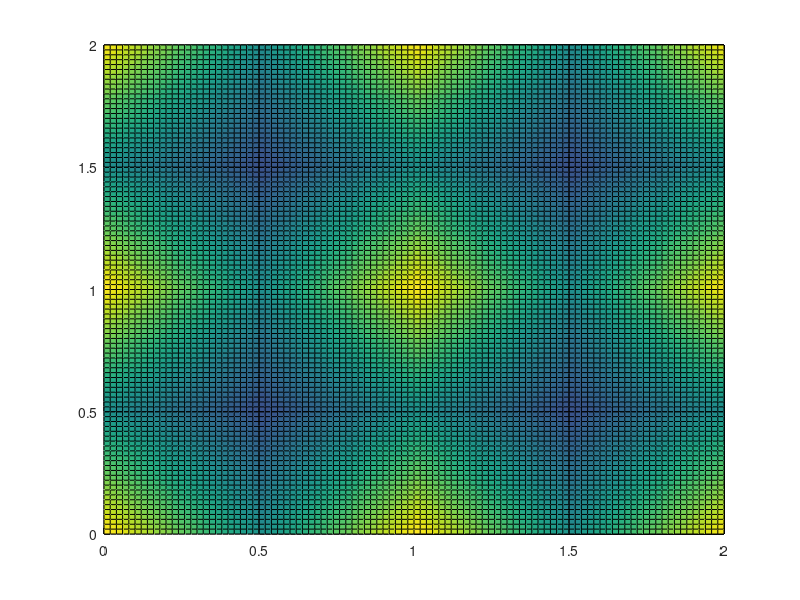

Recreate this plot in MATLAB.
function spline2D()
spline2Duniform()
%spline2Dmatrix()
return

function t=check_sanity(knot_vector,p)

  initial = knot_vector(1);
  kvsize = size(knot_vector,2);

  t = true;
  counter = 1;

  for i=1:p+1
    if (initial ~= knot_vector(i))
      t = false;
      return
    end
  end


  for i=p+2:kvsize-p-1
    if (initial == knot_vector(i))
      counter = counter + 1;
      if (counter > p)
        t = false  ;
        return
      end
    else
      initial = knot_vector(i);
      counter = 1;
    end
  end

  initial = knot_vector(kvsize);

  for i=kvsize-p:kvsize
    if (initial ~= knot_vector(i))
      t = false;
      return
    end
  end
  
  for i=1:kvsize-1
    if (knot_vector(i)>knot_vector(i+1))
      t = false;
    end
  end

  return

end


function spline2Dmatrix()
knot_vectorx=[0 1 2];

knot_vectory=[0 1 2];

precision = 0.1;

%macros
compute_nr_basis_functions = @(knot_vector,p) size(knot_vector, 2) - p - 1;
mesh   = @(a,c) [a:precision*(c-a):c];

%splines in x
px = compute_p(knot_vectorx);
tx = check_sanity(knot_vectorx,px);
nrx = compute_nr_basis_functions(knot_vectorx,px);

x_begin = knot_vectorx(1);
x_end = knot_vectorx(size(knot_vectorx,2));

x=mesh(x_begin,x_end);

%splines in y
py = compute_p(knot_vectory);
ty = check_sanity(knot_vectory,py);
nry = compute_nr_basis_functions(knot_vectorx,py);

y_begin = knot_vectory(1);
y_end = knot_vectory(size(knot_vectory,2));

y=mesh(y_begin,y_end);

%X and Y coordinates of points over the 2D mesh
[X,Y]=meshgrid(x,y);

M(1:nrx*nry,1:nrx*nry)=0.0;
hold on
for i=1:nrx
  %compute values of 
  vx=compute_spline(knot_vectorx,px,i,X);
  for j=1:nry
    vy=compute_spline(knot_vectory,py,j,Y);
    spline1=vx.*vy;
    for k=1:nrx
      %compute values of 
      vx2=compute_spline(knot_vectorx,px,k,X);
      for l=1:nry
        vy2=compute_spline(knot_vectory,py,l,Y);
        spline2=vx2.*vy2;
        crossection = spline1.*spline2;
        M(i+(j-1)*nry,k+(l-1)*nry)=M(i+(j-1)*nry,k+(l-1)*nry)+norm(crossection);
      end
    end
  end
end
crossection;
hold off

end

function spline2Duniform()
knot_vectorx=[0 0 1 2 2 ];

knot_vectory=[0 0 1 2 2];

precision = 0.01;

%macros
compute_nr_basis_functions = @(knot_vector,p) size(knot_vector, 2) - p - 1;
mesh   = @(a,c) [a:precision*(c-a):c];

%splines in x
px = compute_p(knot_vectorx);
tx = check_sanity(knot_vectorx,px);
nrx = compute_nr_basis_functions(knot_vectorx,px);

x_begin = knot_vectorx(1);
x_end = knot_vectorx(size(knot_vectorx,2));

x=mesh(x_begin,x_end);

%splines in y
py = compute_p(knot_vectorx);
ty = check_sanity(knot_vectorx,py);
nry = compute_nr_basis_functions(knot_vectorx,py);

y_begin = knot_vectory(1);
y_end = knot_vectory(size(knot_vectory,2));

y=mesh(y_begin,y_end);

%X and Y coordinates of points over the 2D mesh
[X,Y]=meshgrid(x,y);

hold on
for i=1:nrx
  %compute values of 
  vx=compute_spline(knot_vectorx,px,i,X);
  for j=1:nry
    vy=compute_spline(knot_vectory,py,j,Y);
    surf(X,Y,vx.*vy);
  end
end
hold off

end

function spline()

knot_vector=[0 0 0  1 1 2 2 2 ];

precision = 0.0001;


compute_nr_basis_functions = @(knot_vector,p) size(knot_vector, 2) - p - 1;
mesh   = @(a,c) [a:precision*(c-a):c];


p = compute_p(knot_vector);
t = check_sanity(knot_vector,p);
nr = compute_nr_basis_functions(knot_vector,p);

x_begin = knot_vector(1);
x_end = knot_vector(size(knot_vector,2));


x=mesh(x_begin,x_end);


y=compute_spline(knot_vector,p,1,x);
plot(x,y)

hold on

for i=2:nr
  y=compute_spline(knot_vector,p,i,x);
  plot(x,y)
end

hold off


end


function p=compute_p(knot_vector)

  initial = knot_vector(1);
  kvsize = size(knot_vector,2);
  i=1;

  while (i+1 < kvsize) && (initial == knot_vector(i+1))
    i=i+1;
  end
  
  p = i-1;
  
  return
end



function y=compute_spline(knot_vector,p,nr,x)
  
  fC= @(x,a,b) (x)/(b-a)-a/(b-a);
  fD= @(x,c,d) (1-x)/(d-c)+(d-1)/(d-c);
  
  
  a = knot_vector(nr);
  b = knot_vector(nr+p);
  c = knot_vector(nr+1);
  d = knot_vector(nr+p+1);

  if (p==0)
    y = 0 .* (x < a) + 1 .* (a <= x & x <= d) + 0 .* (x > d);
    return
  end
  
  lp = compute_spline(knot_vector,p-1,nr,x);
  rp = compute_spline(knot_vector,p-1,nr+1,x);
  
  if (a==b)
    y1 = 0 .* (x < a) + 1 .* (a <= x & x <= b) + 0 .* (x > b);
  else
    y1 = 0 .* (x < a) + fC(x,a,b) .* (a <= x & x <= b) + 0 .* (x > b);
  end
  
  if (c==d)
    y2 = 0 .* (x < c) + 1 .* (c < x & x <= d) + 0 .* (d < x);
  else
    y2 = 0 .* (x < c) + fD(x,c,d) .* (c < x & x <= d) + 0 .* (d < x);
  end
  
  y = lp .* y1 + rp .* y2;
  return
  
end

end